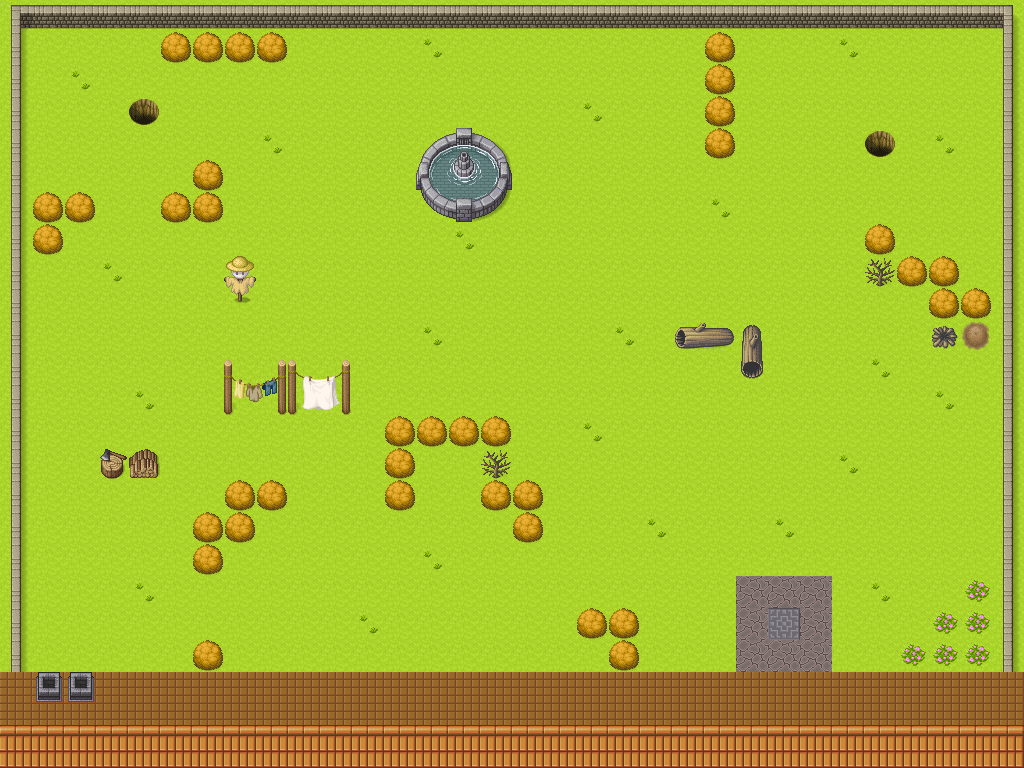

This is a level from a 2D game, rendered from its Tiled map with the project's own tilesets. A one-line summary and the map file follow, with tile-layer data summarised:
An orthogonal 32x24 tile map with 32x32 px tiles, 3 tile layers (Ground, Wall, Decoration) and 556 objects (522x grass, 31x Wall, 2x Mole, Player).

<map version="1.2" tiledversion="1.3.4" orientation="orthogonal" renderorder="right-down" width="32" height="24" tilewidth="32" tileheight="32" infinite="0" nextlayerid="7" nextobjectid="677">
 <tileset firstgid="1" source="Alevel Mower tileset.tsx" />
 <layer id="1" name="Ground" width="32" height="24">
  <data>[768 cells, 768 non-empty, 3 distinct tile ids]</data>
 </layer>
 <layer id="2" name="Wall" width="32" height="24">
  <data>[768 cells, 242 non-empty, 39 distinct tile ids]</data>
 </layer>
 <layer id="4" name="Decoration" width="32" height="24">
  <data>[768 cells, 25 non-empty, 3 distinct tile ids]</data>
 </layer>
 <objectgroup id="5" name="Grass">
  <object id="5" name="Player" x="783" y="623" width="16" height="16" />
  <object id="6" name="Mole" x="872" y="136" width="16" height="16" />
  <object id="78" name="Mole" x="135" y="105" width="16" height="16" />
  <object id="80" name="grass" x="552" y="520" width="16" height="16" />
  <object id="94" name="grass" x="584" y="520" width="16" height="16" />
  <object id="95" name="grass" x="616" y="520" width="16" height="16" />
  <object id="96" name="grass" x="648" y="520" width="16" height="16" />
  <object id="97" name="grass" x="680" y="520" width="16" height="16" />
  <object id="98" name="grass" x="712" y="520" width="16" height="16" />
  <object id="99" name="grass" x="552" y="552" width="16" height="16" />
  <object id="100" name="grass" x="584" y="552" width="16" height="16" />
  <object id="101" name="grass" x="616" y="552" width="16" height="16" />
  <object id="102" name="grass" x="648" y="552" width="16" height="16" />
  <object id="103" name="grass" x="680" y="552" width="16" height="16" />
  <object id="104" name="grass" x="712" y="552" width="16" height="16" />
  <object id="105" name="grass" x="552" y="584" width="16" height="16" />
  <object id="106" name="grass" x="584" y="584" width="16" height="16" />
  <object id="107" name="grass" x="616" y="584" width="16" height="16" />
  <object id="108" name="grass" x="648" y="584" width="16" height="16" />
  <object id="109" name="grass" x="680" y="584" width="16" height="16" />
  <object id="110" name="grass" x="712" y="584" width="16" height="16" />
  <object id="111" name="grass" x="744" y="520" width="16" height="16" />
  <object id="112" name="grass" x="744" y="552" width="16" height="16" />
  <object id="114" name="grass" x="552" y="424" width="16" height="16" />
  <object id="115" name="grass" x="584" y="424" width="16" height="16" />
  <object id="116" name="grass" x="616" y="424" width="16" height="16" />
  <object id="117" name="grass" x="648" y="424" width="16" height="16" />
  <object id="118" name="grass" x="680" y="424" width="16" height="16" />
  <object id="119" name="grass" x="712" y="424" width="16" height="16" />
  <object id="120" name="grass" x="552" y="456" width="16" height="16" />
  <object id="121" name="grass" x="584" y="456" width="16" height="16" />
  <object id="122" name="grass" x="616" y="456" width="16" height="16" />
  <object id="123" name="grass" x="648" y="456" width="16" height="16" />
  <object id="124" name="grass" x="680" y="456" width="16" height="16" />
  <object id="125" name="grass" x="712" y="456" width="16" height="16" />
  <object id="126" name="grass" x="552" y="488" width="16" height="16" />
  <object id="127" name="grass" x="584" y="488" width="16" height="16" />
  <object id="128" name="grass" x="616" y="488" width="16" height="16" />
  <object id="129" name="grass" x="648" y="488" width="16" height="16" />
  <object id="130" name="grass" x="680" y="488" width="16" height="16" />
  <object id="131" name="grass" x="712" y="488" width="16" height="16" />
  <object id="132" name="grass" x="744" y="424" width="16" height="16" />
  <object id="133" name="grass" x="744" y="456" width="16" height="16" />
  <object id="134" name="grass" x="744" y="488" width="16" height="16" />
  <object id="135" name="grass" x="776" y="424" width="16" height="16" />
  <object id="136" name="grass" x="808" y="424" width="16" height="16" />
  <object id="137" name="grass" x="840" y="424" width="16" height="16" />
  <object id="138" name="grass" x="872" y="424" width="16" height="16" />
  <object id="139" name="grass" x="904" y="424" width="16" height="16" />
  <object id="140" name="grass" x="936" y="424" width="16" height="16" />
  <object id="141" name="grass" x="776" y="456" width="16" height="16" />
  <object id="142" name="grass" x="808" y="456" width="16" height="16" />
  <object id="143" name="grass" x="840" y="456" width="16" height="16" />
  <object id="144" name="grass" x="872" y="456" width="16" height="16" />
  <object id="145" name="grass" x="904" y="456" width="16" height="16" />
  <object id="146" name="grass" x="936" y="456" width="16" height="16" />
  <object id="147" name="grass" x="776" y="488" width="16" height="16" />
  <object id="148" name="grass" x="808" y="488" width="16" height="16" />
  <object id="149" name="grass" x="840" y="488" width="16" height="16" />
  <object id="150" name="grass" x="872" y="488" width="16" height="16" />
  <object id="151" name="grass" x="904" y="488" width="16" height="16" />
  <object id="152" name="grass" x="936" y="488" width="16" height="16" />
  <object id="153" name="grass" x="968" y="424" width="16" height="16" />
  <object id="154" name="grass" x="968" y="456" width="16" height="16" />
  <object id="155" name="grass" x="968" y="488" width="16" height="16" />
  <object id="156" name="grass" x="648" y="200" width="16" height="16" />
  <object id="157" name="grass" x="680" y="200" width="16" height="16" />
  <object id="158" name="grass" x="712" y="200" width="16" height="16" />
  <object id="159" name="grass" x="744" y="200" width="16" height="16" />
  <object id="160" name="grass" x="776" y="200" width="16" height="16" />
  <object id="161" name="grass" x="808" y="200" width="16" height="16" />
  <object id="162" name="grass" x="648" y="232" width="16" height="16" />
  <object id="163" name="grass" x="680" y="232" width="16" height="16" />
  <object id="164" name="grass" x="712" y="232" width="16" height="16" />
  <object id="165" name="grass" x="744" y="232" width="16" height="16" />
  <object id="166" name="grass" x="776" y="232" width="16" height="16" />
  <object id="167" name="grass" x="808" y="232" width="16" height="16" />
  <object id="168" name="grass" x="648" y="264" width="16" height="16" />
  <object id="169" name="grass" x="680" y="264" width="16" height="16" />
  <object id="170" name="grass" x="712" y="264" width="16" height="16" />
  <object id="171" name="grass" x="744" y="264" width="16" height="16" />
  <object id="172" name="grass" x="776" y="264" width="16" height="16" />
  <object id="173" name="grass" x="808" y="264" width="16" height="16" />
  <object id="174" name="grass" x="840" y="200" width="16" height="16" />
  <object id="175" name="grass" x="840" y="232" width="16" height="16" />
  <object id="176" name="grass" x="840" y="264" width="16" height="16" />
  </objectgroup>
 <objectgroup id="6" name="Walls">
  <!-- 31 objects omitted --></objectgroup>
</map>
<!-- 470 of 556 objects omitted -->
